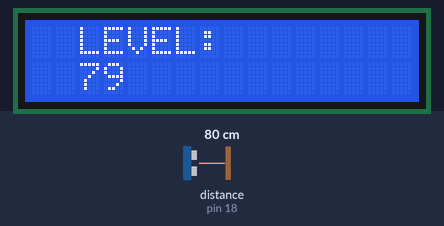
Bench run of a sketch on a simulated Arduino Uno, built with avr-gcc and run on an emulated ATmega328P. On the bench: 16×2 character LCD. Wiring (inferred from the names in the program): ultrasonic range finder: trigger pin 5; echo pin 18. The test bench sets the inputs (shaded band); at power-on: distance to the obstacle (sensor on pin 18) 80 cm. The echo pulse lasts 58.3 µs per cm; what the sketch prints to the serial monitor is not drawn.

Above: at 1.29 s.
1.3 s: distance to the obstacle (sensor on pin 18) set to 2 cm
At 2.0 s:
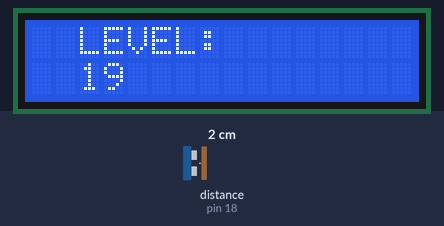
2.8 s: distance to the obstacle (sensor on pin 18) set to 18 cm
At 3.5 s:
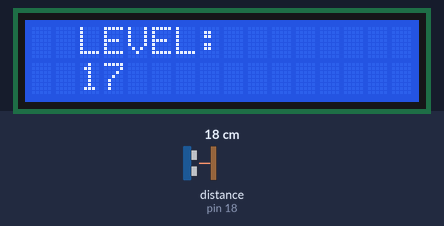
4.3 s: distance to the obstacle (sensor on pin 18) set to 4 cm
At 5.4 s:
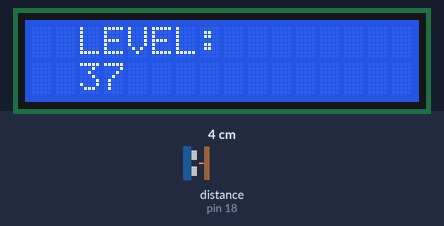
Timing chart, 0 to 7.3 s (numbered marks = the images above; inputs shaded):
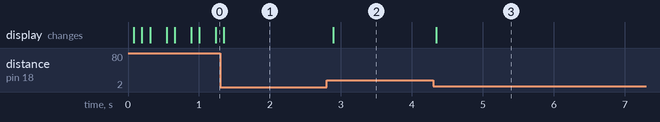

The sketch:

ULTRASONIC_AND_LCD.ino
```cpp
// defines pins numbers
const int trigPin = 5; // pin on the arduinowhere the trigger pin is connected
const int echoPin = 18;// pin on the arduino where the echo pin is connected

long duration; // variable where the the reflection time of the ultrasound is stored
int distance; // variable where the distance of the measured object is stored


// defines variables

#include <LiquidCrystal_I2C.h>

LiquidCrystal_I2C lcd(0x20,16,2);  // set the LCD address to 0x20 for a 16 chars and 2 line display

void setup()
{
  // lcd
    lcd.init();
    lcd.clear();
    lcd.backlight();      // Make sure backlight is on

  //ultrasonic sensor

    pinMode(trigPin, OUTPUT); // Sets the trigPin as an Output
    pinMode(echoPin, INPUT); // Sets the echoPin as an Input
    Serial.begin(9600); // Starts the serial communication

}

    void loop()
 {
// Clears the trigPin
   digitalWrite(trigPin, LOW);
   delayMicroseconds(2);

     // Sets the trigPin on HIGH state for 10 micro seconds
   digitalWrite(trigPin, HIGH);
   delayMicroseconds(10);
   digitalWrite(trigPin, LOW);

// Reads the echoPin, returns the sound wave travel time in microseconds
   duration = pulseIn(echoPin, HIGH);

// Calculating the distance
  distance= duration*0.034/2;

// Prints the level on the LCD and Virtual terminal/ serial monitor

  lcd.setCursor(2,0);   //Set cursor to character 2 on line 0
  lcd.print("LEVEL: ");

  lcd.setCursor(2,1);   //Move cursor to character 2 on line 1
  lcd.print(distance);


  // Prints the level on the Serial Monitor
  Serial.print("LEVEL IN cm: ");
  Serial.println(distance);
  delay (100);
 }
```

Measured:
- after the input at 1.3 s, the display: changes after 0.05 s (image 1)
- after the input at 2.8 s, the display: changes after 0.09 s (image 2)
- after the input at 4.3 s, the display: changes at once (image 3)
